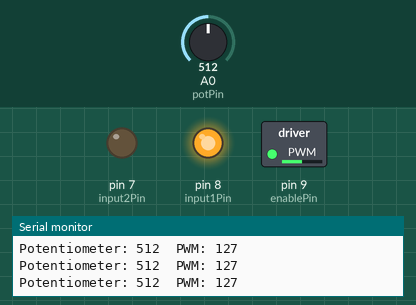
This sketch was run on a simulated Arduino Uno, built with avr-gcc and run on an emulated ATmega328P. Parts: switched loads named in the sketch (green lamp = pin HIGH), output pins drawn as LEDs (lit = HIGH), the last lines printed to the serial monitor. Inputs (shaded band) come from the test bench; at power-on: A0 (potPin) = 512.

Above: at 1.2 s.
1.3 s: A0 (potPin) set to 410
At 2.5 s:
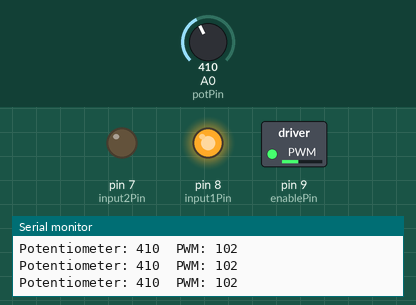
2.8 s: A0 (potPin) set to 384
At 3.5 s:
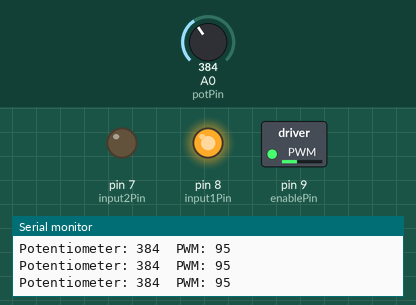
5.8 s: A0 (potPin) set to 716
At 6.5 s:
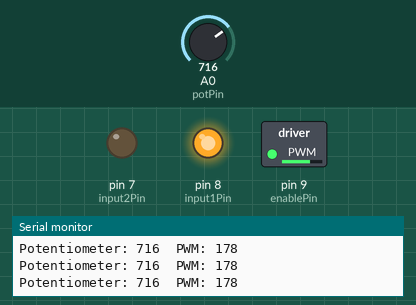
7.3 s: A0 (potPin) set to 988
At 8.5 s:
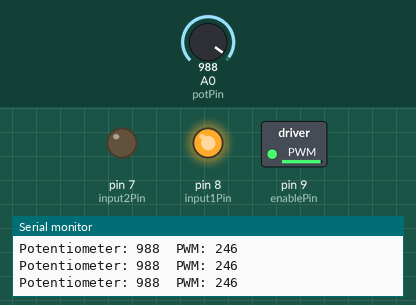
8.8 s: A0 (potPin) set to 1018
At 9.9 s:
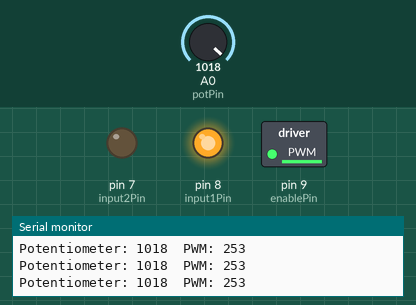
11.8 s: A0 (potPin) set to 122
At 13.2 s:
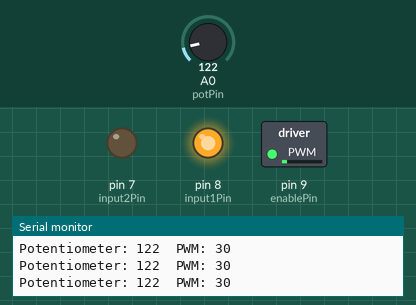
Timing chart, 0 to 14.3 s (numbered marks = the images above; inputs shaded):
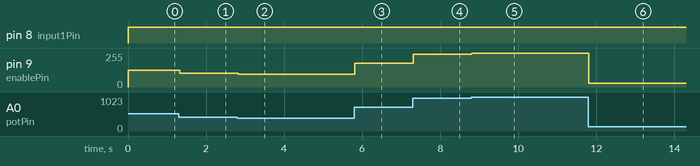

Measured:
- after the input at 1.3 s, pin 9 (enablePin): 127/255 → 102/255 at once
- after the input at 2.8 s, pin 9 (enablePin): 102/255 → 95/255 at once
- after the input at 5.8 s, pin 9 (enablePin): 95/255 → 178/255 at once
- after the input at 7.3 s, pin 9 (enablePin): 178/255 → 246/255 at once
- after the input at 8.8 s, pin 9 (enablePin): 246/255 → 253/255 at once
- after the input at 11.8 s, pin 9 (enablePin): 253/255 → 30/255 at once

The sketch:

PWM-Motor-Speed-Control.ino
```cpp
const int enablePin = 9;
const int input1Pin = 8;
const int input2Pin = 7;
const int potPin = A0;

void setup() {
  pinMode(enablePin, OUTPUT);
  pinMode(input1Pin, OUTPUT);
  pinMode(input2Pin, OUTPUT);

  Serial.begin(9600);
}

void loop() {
  int potValue = analogRead(potPin);

  int motorSpeed = map(potValue, 0, 1023, 0, 255);

  // Motor rotates in the forward direction
  digitalWrite(input1Pin, HIGH);
  digitalWrite(input2Pin, LOW);

  analogWrite(enablePin, motorSpeed);

  Serial.print("Potentiometer: ");
  Serial.print(potValue);
  Serial.print("  PWM: ");
  Serial.println(motorSpeed);

  delay(20);
}
```
